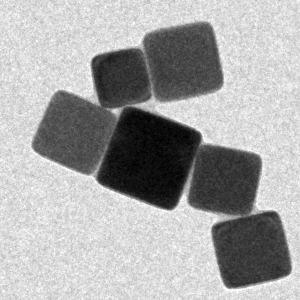
#> input picture jupyter/plot-hints/agx-cubes-TEM.tif, 300 x 300 px
$ jupyter execute jpegTestCubesAgX.ipynb   (shell and % lines are left out)
#> lines starting #> are read from the running program, lines starting #| are printed output that depends on the picture
# Evaluating the effect of JPEG compression on images of AgX cubes

The JPEG image format uses a lossy compression in order to reduce file size. This uses a discrete cosine transform and scrambles the high spatial frequency (high resolution) information in the image. This notebook illustrates the loss of information when stored as a JPEG. I first tried this in `ImageJ` but decided it would be easier to do well using `Python` and the `scipy / numpy / scikit-image` stack with this `Jupyter` notebook. The test image was a 300x300 pixel region extracted from qm-02434_XLOK4411-23746 image 12. Although the gray level range was 14 bits on the Gatan camera used to record the image, I scaled the most significant gray levels to fit in the range of 0-255 for this comparison.

First, import the packages we need.

[cell 1]
import os
from PIL import Image as pil
import matplotlib.pyplot as plt
import numpy as np
from skimage.io import imread, imsave
from jmToolsPy3 import plotImage
qual = 85

# Load and display the original image

We will use the helper function from `jmToolsPy3` to display the image with a colorbar by wrapping the functions called from `matplotlib`.

[cell 2]
ori = imread('./agx-cubes-TEM.tif')
#> ori is the input picture: shape (300, 300); min 0, max 255, mean 167.2
plotImage(ori, cmap='gray', figsize=(7,7), cb=True, bare=True, interpolation='nearest');
#> (this line was passed over: jmToolsPy3 is not available in this run)

# Save the image as a JPEG

We'll write a JPEG image using a typical `quality` factor, reload the image and display it.

[cell 3]
jpgPth = './gr.jpg'
pim = pil.fromarray(np.uint8(ori))
pim.save(jpgPth, "JPEG", quality=qual)

jpg = imread(jpgPth)
#> jpg: shape (300, 300); min 0, max 255, mean 167.2
print(jpg.shape, jpg.dtype)
#| (300, 300) uint8
plotImage(jpg, cmap='gray', figsize=(7,7), cb=True, bare=True, interpolation='nearest');
#> (this line was passed over: jmToolsPy3 is not available in this run)

# Compute and display the difference image

We will compute the gray level difference image as a float and display using the `viridis` colormap.

[cell 4]
ori = ori.astype(float)
jpg = jpg.astype(float)
dif = np.abs(ori - jpg)
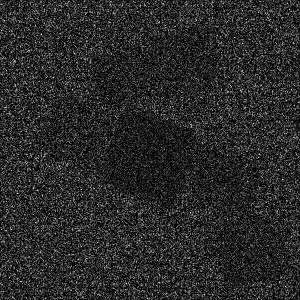
#> dif: shape (300, 300) float64; min 0, max 20, mean 3.35; drawn with min black and max white

minV = np.min(dif)
#> minV = 0
maxV = np.max(dif)
#> maxV = 20

print("Gray level difference - Min: ", minV, ", Max:", maxV)
#| Gray level difference - Min:  0.0 , Max: 20.0

plotImage(dif, cmap='viridis', figsize=(7,7), cb=True, bare=True, interpolation='nearest');
#> (this line was passed over: jmToolsPy3 is not available in this run)
